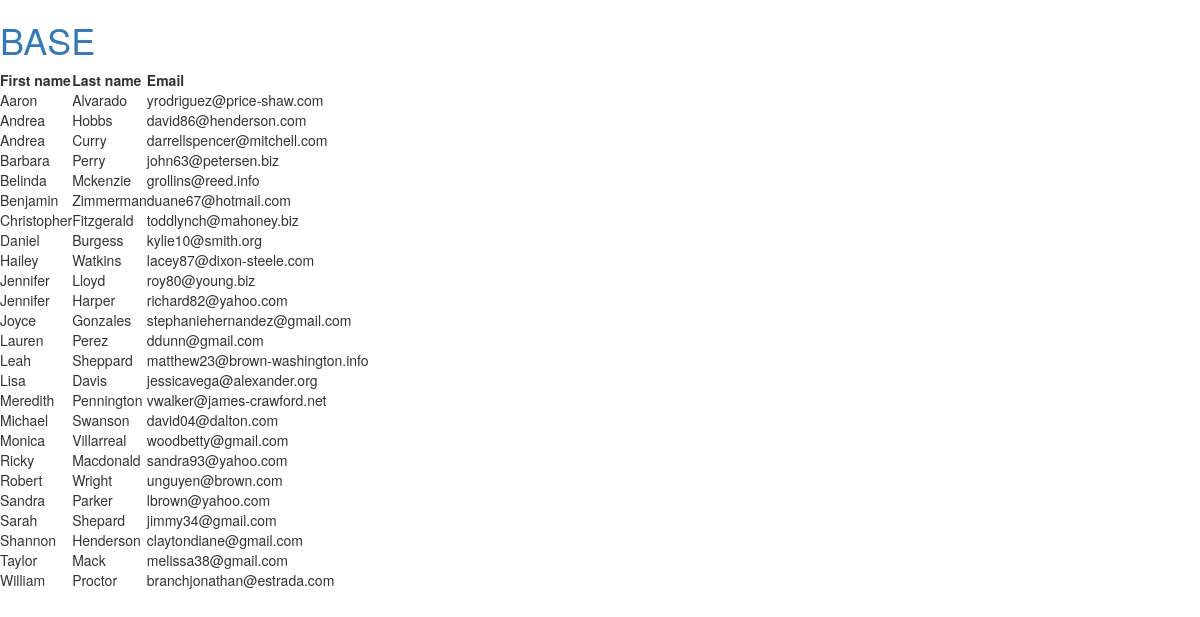
/sec_app/users/, run on the app's committed database.
### sec_app/models.py (models this page shows, shortened)
class User(models.Model):
    first_name = models.CharField(max_length=100)
    last_name = models.CharField(max_length=100)
    attendence = models.CharField(max_length=10)
    email_id = models.EmailField(max_length=80,unique=True)

### sec_app/views.py (the view)
def user(request):
    userlist =User.objects.order_by('first_name')
    mydict = {'user_list': userlist}
    return render(request,'sec_app/show_users.html',context=mydict)

### templates/sec_app/show_users.html
<!DOCTYPE html>
{% extends 'sec_app/base.html' %}
{% block body_block %}
{% if user_list %}
    <table>
    <thead>
    <th>First name</th>
    <th>Last name</th>
    <th>Email</th>
    </thead>
    {% for user in user_list %}
        <tr>
        <td>{{ user.first_name }}</td>
        <td>{{ user.last_name }}</td>
        <td>{{ user.email_id }}</td>
        </tr>
    {% endfor %}
    </table>
    {% else %}
    <h1>No Records</h1>
{% endif %}
{% endblock %}

### templates/sec_app/base.html (shortened to what this page needs)
<!DOCTYPE html>
<html lang="en">
<head>
<link rel="stylesheet" href="https://maxcdn.bootstrapcdn.com/bootstrap/3.3.7/css/bootstrap.min.css">
</head>
<body>
<h1>
    <a href="base">BASE</a>
</h1>
{% block body_block %}{% endblock %}
</body>
</html>

### data on the page
User: first_name "Aaron", last_name "Alvarado", email_id "yrodriguez@price-shaw.com"
User: first_name "Andrea", last_name "Hobbs", email_id "david86@henderson.com"
User: first_name "Andrea", last_name "Curry", email_id "darrellspencer@mitchell.com"
User: first_name "Barbara", last_name "Perry", email_id "john63@petersen.biz"
User: first_name "Belinda", last_name "Mckenzie", email_id "grollins@reed.info"
User: first_name "Benjamin", last_name "Zimmerman", email_id "duane67@hotmail.com"
User: first_name "Christopher", last_name "Fitzgerald", email_id "toddlynch@mahoney.biz"
User: first_name "Daniel", last_name "Burgess", email_id "kylie10@smith.org"
User: first_name "Hailey", last_name "Watkins", email_id "lacey87@dixon-steele.com"
User: first_name "Jennifer", last_name "Lloyd", email_id "roy80@young.biz"
User: first_name "Jennifer", last_name "Harper", email_id "richard82@yahoo.com"
User: first_name "Joyce", last_name "Gonzales", email_id "stephaniehernandez@gmail.com"
User: first_name "Lauren", last_name "Perez", email_id "ddunn@gmail.com"
User: first_name "Leah", last_name "Sheppard", email_id "matthew23@brown-washington.info"
User: first_name "Lisa", last_name "Davis", email_id "jessicavega@alexander.org"
User: first_name "Meredith", last_name "Pennington", email_id "vwalker@james-crawford.net"
User: first_name "Michael", last_name "Swanson", email_id "david04@dalton.com"
User: first_name "Monica", last_name "Villarreal", email_id "woodbetty@gmail.com"
User: first_name "Ricky", last_name "Macdonald", email_id "sandra93@yahoo.com"
User: first_name "Robert", last_name "Wright", email_id "unguyen@brown.com"
User: first_name "Sandra", last_name "Parker", email_id "lbrown@yahoo.com"
User: first_name "Sarah", last_name "Shepard", email_id "jimmy34@gmail.com"
User: first_name "Shannon", last_name "Henderson", email_id "claytondiane@gmail.com"
User: first_name "Taylor", last_name "Mack", email_id "melissa38@gmail.com"
User: first_name "William", last_name "Proctor", email_id "branchjonathan@estrada.com"
